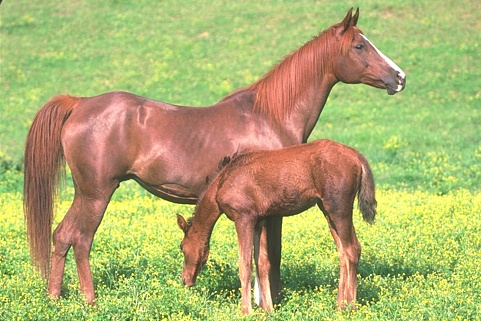
#> input picture Image Processing/TP/horse.jpg, 481 x 321 px
$ python segmentation.py
#> lines starting #> are read from the running program, lines starting #| are printed output that depends on the picture; after the words box and inside, x2 and y2 are one past the last pixel; in counts of white or black regions, pixels touching at a corner belong together
import cv2
import numpy as np
img=cv2.imread("horse.jpg");
#> img is the input picture: shape (321, 481, 3); mean B, G, R 111, 175.1, 174.6
gray=cv2.cvtColor(img,cv2.COLOR_BGR2GRAY)
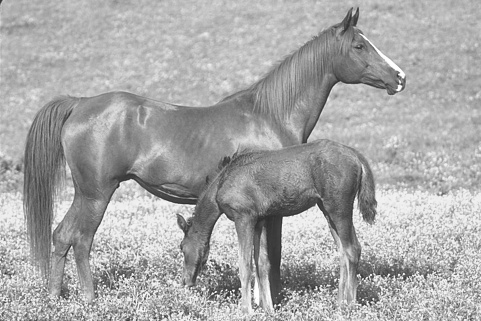
#> gray: shape (321, 481); min 37, max 255, mean 167.7
ret,th=cv2.threshold(gray,150,255,cv2.THRESH_BINARY)
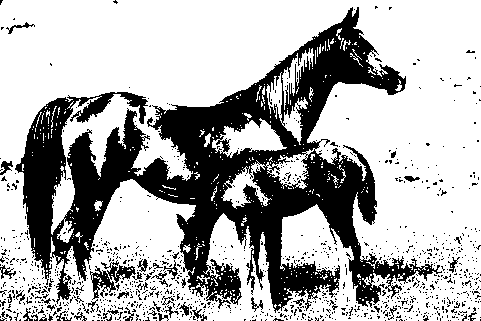
#> th: shape (321, 481); 68.7% white; 1108 black regions (1064 under 20 px), largest, box (x1, y1, x2, y2) and area: (15, 7, 442, 313) 42481, (90, 260, 136, 300) 641, (0, 161, 13, 175) 91
cv2.namedWindow('image',cv2.WINDOW_NORMAL)
cv2.imshow('image',th)
cv2.waitKey(0)
cv2.destroyAllWindows()

$ run again, with Image Processing/TP/113016.jpg copied over Image Processing/TP/horse.jpg
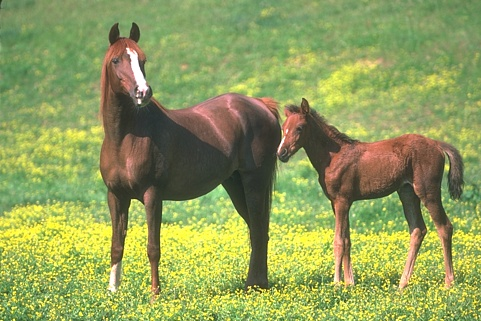
#> input picture Image Processing/TP/113016.jpg, 481 x 321 px
#> img is the input picture: shape (321, 481, 3); mean B, G, R 90.8, 157.9, 144.6
#> `gray=cv2.cvtColor(img,cv2.COLOR_BGR2GRAY)`:
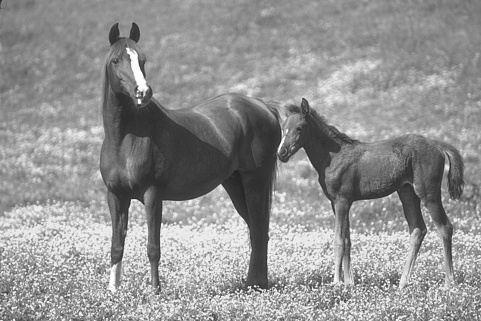
#> gray: shape (321, 481); min 33, max 255, mean 146.2
#> `ret,th=cv2.threshold(gray,150,255,cv2.THRESH_BINARY)`:
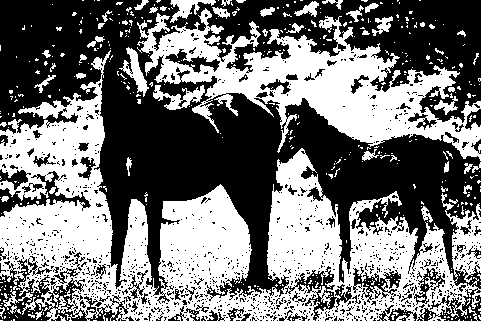
#> th: shape (321, 481); 46.4% white; 491 white regions (435 under 20 px), largest, box (x1, y1, x2, y2) and area: (0, 50, 481, 321) 46875, (137, 8, 481, 161) 18718, (153, 85, 205, 110) 542

$ run again, with Image Processing/TP/moi.jpg copied over Image Processing/TP/horse.jpg
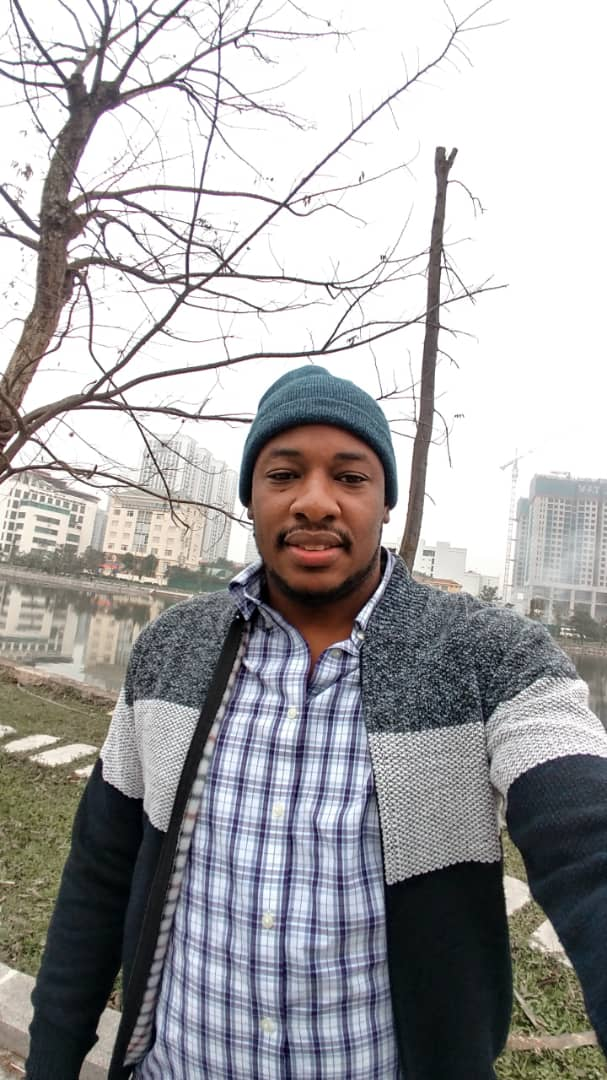
#> input picture Image Processing/TP/moi.jpg, 607 x 1080 px
#> img is the input picture: shape (1080, 607, 3); mean B, G, R 166.7, 165.4, 166.7
#> `gray=cv2.cvtColor(img,cv2.COLOR_BGR2GRAY)`:
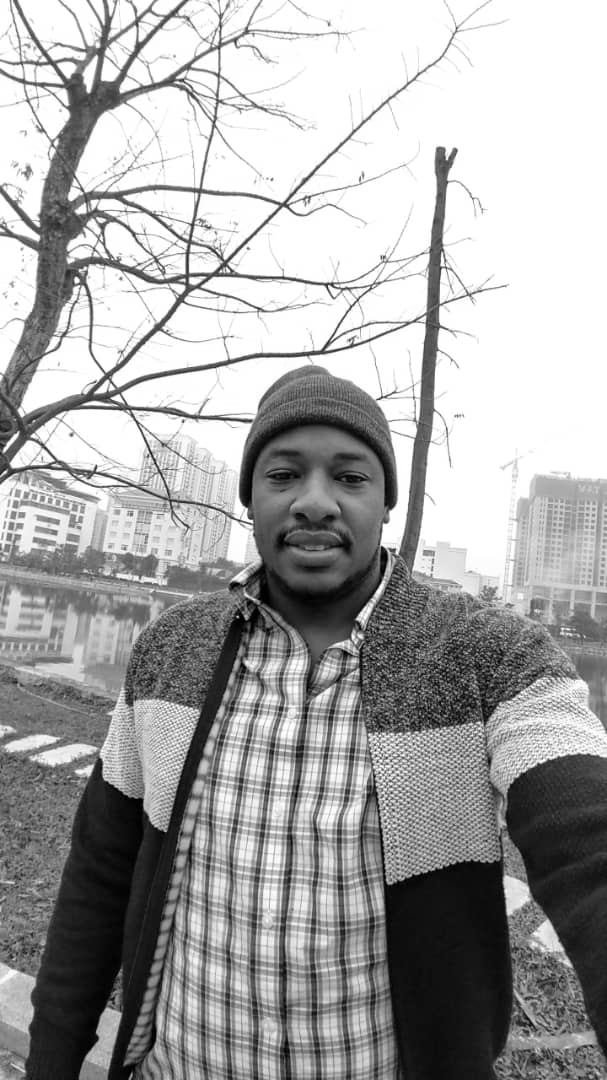
#> gray: shape (1080, 607); min 0, max 255, mean 165.9
#> `ret,th=cv2.threshold(gray,150,255,cv2.THRESH_BINARY)`:
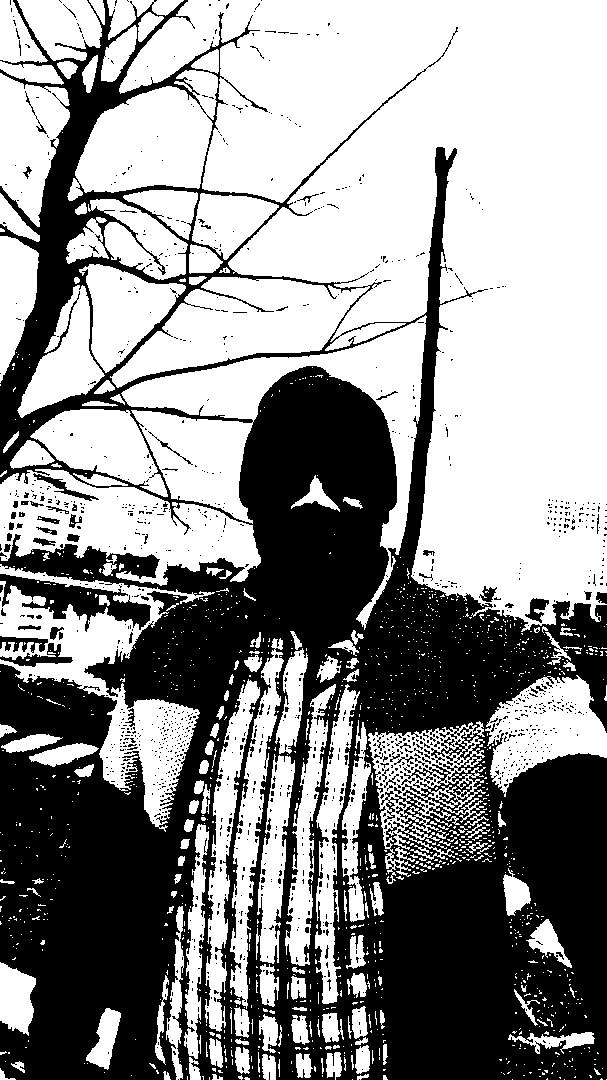
#> th: shape (1080, 607); 57% white; 1319 black regions (1246 under 20 px), largest, box (x1, y1, x2, y2) and area: (0, 0, 607, 1080) 269267, (0, 574, 151, 632) 3344, (0, 643, 73, 667) 592
